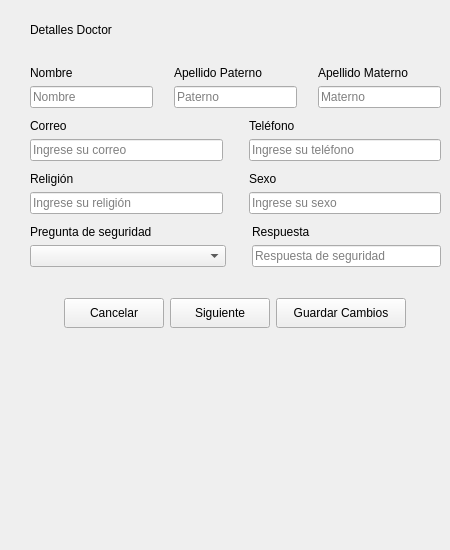
    <widget class="QWidget" name="page_2">
     <widget class="QWidget" name="layoutWidget_2">
      <property name="geometry">
       <rect>
        <x>30</x>
        <y>20</y>
        <width>411</width>
        <height>521</height>
       </rect>
      </property>
      <layout class="QGridLayout" name="gridLayout_3">
       <item row="11" column="0">
        <layout class="QHBoxLayout" name="horizontalLayout_9">
         <item>
          <spacer name="horizontalSpacer_13">
           <property name="orientation">
            <enum>Qt::Horizontal</enum>
           </property>
           <property name="sizeHint" stdset="0">
            <size>
             <width>40</width>
             <height>20</height>
            </size>
           </property>
          </spacer>
         </item>
         <item>
          <widget class="QPushButton" name="btnCancelar_2">
           <property name="minimumSize">
            <size>
             <width>100</width>
             <height>30</height>
            </size>
           </property>
           <property name="text">
            <string>Cancelar</string>
           </property>
          </widget>
         </item>
         <item>
          <widget class="QPushButton" name="btnSiguiente_2">
           <property name="minimumSize">
            <size>
             <width>100</width>
             <height>30</height>
            </size>
           </property>
           <property name="text">
            <string>Siguiente</string>
           </property>
          </widget>
         </item>
         <item>
          <widget class="QPushButton" name="btnGuardarCambios_2">
           <property name="minimumSize">
            <size>
             <width>130</width>
             <height>30</height>
            </size>
           </property>
           <property name="text">
            <string>Guardar Cambios</string>
           </property>
          </widget>
         </item>
         <item>
          <spacer name="horizontalSpacer_14">
           <property name="orientation">
            <enum>Qt::Horizontal</enum>
           </property>
           <property name="sizeHint" stdset="0">
            <size>
             <width>40</width>
             <height>20</height>
            </size>
           </property>
          </spacer>
         </item>
        </layout>
       </item>
       <item row="13" column="0">
        <spacer name="verticalSpacer_10">
         <property name="orientation">
          <enum>Qt::Vertical</enum>
         </property>
         <property name="sizeType">
          <enum>QSizePolicy::Expanding</enum>
         </property>
         <property name="sizeHint" stdset="0">
          <size>
           <width>20</width>
           <height>40</height>
          </size>
         </property>
        </spacer>
       </item>
       <item row="4" column="0">
        <layout class="QHBoxLayout" name="horizontalLayout_8">
         <item>
          <layout class="QVBoxLayout" name="verticalLayout_12">
           <item>
            <widget class="QLabel" name="label_13">
             <property name="sizePolicy">
              <sizepolicy hsizetype="Preferred" vsizetype="Fixed">
               <horstretch>0</horstretch>
               <verstretch>0</verstretch>
              </sizepolicy>
             </property>
             <property name="text">
              <string>Correo</string>
             </property>
            </widget>
           </item>
           <item>
            <widget class="QLineEdit" name="lnCorreo_2">
             <property name="placeholderText">
              <string>Ingrese su correo</string>
             </property>
            </widget>
           </item>
          </layout>
         </item>
         <item>
          <spacer name="horizontalSpacer_12">
           <property name="orientation">
            <enum>Qt::Horizontal</enum>
           </property>
           <property name="sizeType">
            <enum>QSizePolicy::Fixed</enum>
           </property>
           <property name="sizeHint" stdset="0">
            <size>
             <width>20</width>
             <height>20</height>
            </size>
           </property>
          </spacer>
         </item>
         <item>
          <layout class="QVBoxLayout" name="verticalLayout_13">
           <item>
            <widget class="QLabel" name="label_14">
             <property name="sizePolicy">
              <sizepolicy hsizetype="Preferred" vsizetype="Fixed">
               <horstretch>0</horstretch>
               <verstretch>0</verstretch>
              </sizepolicy>
             </property>
             <property name="text">
              <string>Teléfono</string>
             </property>
            </widget>
           </item>
           <item>
            <widget class="QLineEdit" name="lnTel_2">
             <property name="placeholderText">
              <string>Ingrese su teléfono</string>
             </property>
            </widget>
           </item>
          </layout>
         </item>
        </layout>
       </item>
       <item row="8" column="0">
        <layout class="QHBoxLayout" name="horizontalLayout_10">
         <item>
          <layout class="QVBoxLayout" name="verticalLayout_14">
           <item>
            <widget class="QLabel" name="label_15">
             <property name="text">
              <string>Pregunta de seguridad</string>
             </property>
            </widget>
           </item>
           <item>
            <widget class="QComboBox" name="cbPreguntas_2">
             <property name="minimumSize">
              <size>
               <width>196</width>
               <height>0</height>
              </size>
             </property>
             <property name="maximumSize">
              <size>
               <width>200</width>
               <height>16777215</height>
              </size>
             </property>
            </widget>
           </item>
          </layout>
         </item>
         <item>
          <spacer name="horizontalSpacer_17">
           <property name="orientation">
            <enum>Qt::Horizontal</enum>
           </property>
           <property name="sizeType">
            <enum>QSizePolicy::Fixed</enum>
           </property>
           <property name="sizeHint" stdset="0">
            <size>
             <width>20</width>
             <height>20</height>
            </size>
           </property>
          </spacer>
         </item>
         <item>
          <layout class="QVBoxLayout" name="verticalLayout_15">
           <item>
            <widget class="QLabel" name="label_16">
             <property name="sizePolicy">
              <sizepolicy hsizetype="Preferred" vsizetype="Fixed">
               <horstretch>0</horstretch>
               <verstretch>0</verstretch>
              </sizepolicy>
             </property>
             <property name="text">
              <string>Respuesta</string>
             </property>
            </widget>
           </item>
           <item>
            <widget class="QLineEdit" name="lnRespuesta_2">
             <property name="placeholderText">
              <string>Respuesta de seguridad</string>
             </property>
            </widget>
           </item>
          </layout>
         </item>
        </layout>
       </item>
       <item row="2" column="0">
        <layout class="QHBoxLayout" name="horizontalLayout_12">
         <item>
          <layout class="QVBoxLayout" name="verticalLayout_16">
           <item>
            <widget class="QLabel" name="label_18">
             <property name="sizePolicy">
              <sizepolicy hsizetype="Preferred" vsizetype="Fixed">
               <horstretch>0</horstretch>
               <verstretch>0</verstretch>
              </sizepolicy>
             </property>
             <property name="text">
              <string>Nombre</string>
             </property>
            </widget>
           </item>
           <item>
            <widget class="QLineEdit" name="lnNombre_2">
             <property name="placeholderText">
              <string>Nombre</string>
             </property>
            </widget>
           </item>
          </layout>
         </item>
         <item>
          <spacer name="horizontalSpacer_19">
           <property name="orientation">
            <enum>Qt::Horizontal</enum>
           </property>
           <property name="sizeType">
            <enum>QSizePolicy::Fixed</enum>
           </property>
           <property name="sizeHint" stdset="0">
            <size>
             <width>15</width>
             <height>10</height>
            </size>
           </property>
          </spacer>
         </item>
         <item>
          <layout class="QVBoxLayout" name="verticalLayout_17">
           <item>
            <widget class="QLabel" name="label_19">
             <property name="sizePolicy">
              <sizepolicy hsizetype="Preferred" vsizetype="Fixed">
               <horstretch>0</horstretch>
               <verstretch>0</verstretch>
              </sizepolicy>
             </property>
             <property name="text">
              <string>Apellido Paterno</string>
             </property>
            </widget>
           </item>
           <item>
            <widget class="QLineEdit" name="lnPaterno_2">
             <property name="placeholderText">
              <string>Paterno</string>
             </property>
            </widget>
           </item>
          </layout>
         </item>
         <item>
          <spacer name="horizontalSpacer_20">
           <property name="orientation">
            <enum>Qt::Horizontal</enum>
           </property>
           <property name="sizeType">
            <enum>QSizePolicy::Fixed</enum>
           </property>
           <property name="sizeHint" stdset="0">
            <size>
             <width>15</width>
             <height>10</height>
            </size>
           </property>
          </spacer>
         </item>
         <item>
          <layout class="QVBoxLayout" name="verticalLayout_18">
           <item>
            <widget class="QLabel" name="label_20">
             <property name="sizePolicy">
              <sizepolicy hsizetype="Preferred" vsizetype="Fixed">
               <horstretch>0</horstretch>
               <verstretch>0</verstretch>
              </sizepolicy>
             </property>
             <property name="text">
              <string>Apellido Materno</string>
             </property>
            </widget>
           </item>
           <item>
            <widget class="QLineEdit" name="lnMaterno_2">
             <property name="placeholderText">
              <string>Materno</string>
             </property>
            </widget>
           </item>
          </layout>
         </item>
        </layout>
       </item>
       <item row="0" column="0">
        <layout class="QHBoxLayout" name="horizontalLayout_11">
         <item>
          <widget class="QLabel" name="label_17">
           <property name="minimumSize">
            <size>
             <width>0</width>
             <height>20</height>
            </size>
           </property>
           <property name="styleSheet">
            <string notr="true">font: 14pt &quot;MS Shell Dlg 2&quot;;
</string>
           </property>
           <property name="text">
            <string>Detalles Doctor</string>
           </property>
          </widget>
         </item>
         <item>
          <spacer name="horizontalSpacer_18">
           <property name="orientation">
            <enum>Qt::Horizontal</enum>
           </property>
           <property name="sizeHint" stdset="0">
            <size>
             <width>40</width>
             <height>20</height>
            </size>
           </property>
          </spacer>
         </item>
        </layout>
       </item>
       <item row="6" column="0">
        <layout class="QHBoxLayout" name="horizontalLayout_7">
         <item>
          <layout class="QVBoxLayout" name="verticalLayout_9">
           <item>
            <widget class="QLabel" name="label_9">
             <property name="sizePolicy">
              <sizepolicy hsizetype="Preferred" vsizetype="Fixed">
               <horstretch>0</horstretch>
               <verstretch>0</verstretch>
              </sizepolicy>
             </property>
             <property name="text">
              <string>Religión</string>
             </property>
            </widget>
           </item>
           <item>
            <widget class="QLineEdit" name="lnReligion_2">
             <property name="placeholderText">
              <string>Ingrese su religión</string>
             </property>
            </widget>
           </item>
          </layout>
         </item>
         <item>
          <spacer name="horizontalSpacer_11">
           <property name="orientation">
            <enum>Qt::Horizontal</enum>
           </property>
           <property name="sizeType">
            <enum>QSizePolicy::Fixed</enum>
           </property>
           <property name="sizeHint" stdset="0">
            <size>
             <width>20</width>
             <height>20</height>
            </size>
           </property>
          </spacer>
         </item>
         <item>
          <layout class="QVBoxLayout" name="verticalLayout_11">
           <item>
            <widget class="QLabel" name="label_11">
             <property name="sizePolicy">
              <sizepolicy hsizetype="Preferred" vsizetype="Fixed">
               <horstretch>0</horstretch>
               <verstretch>0</verstretch>
              </sizepolicy>
             </property>
             <property name="text">
              <string>Sexo</string>
             </property>
            </widget>
           </item>
           <item>
            <widget class="QLineEdit" name="lnSexo_2">
             <property name="placeholderText">
              <string>Ingrese su sexo</string>
             </property>
            </widget>
           </item>
          </layout>
         </item>
        </layout>
       </item>
       <item row="5" column="0">
        <spacer name="verticalSpacer_11">
         <property name="orientation">
          <enum>Qt::Vertical</enum>
         </property>
         <property name="sizeType">
          <enum>QSizePolicy::Fixed</enum>
         </property>
         <property name="sizeHint" stdset="0">
          <size>
           <width>20</width>
           <height>5</height>
          </size>
         </property>
        </spacer>
       </item>
       <item row="10" column="0">
        <spacer name="verticalSpacer_12">
         <property name="orientation">
          <enum>Qt::Vertical</enum>
         </property>
         <property name="sizeType">
          <enum>QSizePolicy::Fixed</enum>
         </property>
         <property name="sizeHint" stdset="0">
          <size>
           <width>20</width>
           <height>25</height>
          </size>
         </property>
        </spacer>
       </item>
       <item row="7" column="0">
        <spacer name="verticalSpacer_7">
         <property name="orientation">
          <enum>Qt::Vertical</enum>
         </property>
         <property name="sizeType">
          <enum>QSizePolicy::Fixed</enum>
         </property>
         <property name="sizeHint" stdset="0">
          <size>
           <width>20</width>
           <height>5</height>
          </size>
         </property>
        </spacer>
       </item>
       <item row="1" column="0">
        <spacer name="verticalSpacer_9">
         <property name="orientation">
          <enum>Qt::Vertical</enum>
         </property>
         <property name="sizeType">
          <enum>QSizePolicy::Fixed</enum>
         </property>
         <property name="sizeHint" stdset="0">
          <size>
           <width>20</width>
           <height>20</height>
          </size>
         </property>
        </spacer>
       </item>
       <item row="3" column="0">
        <spacer name="verticalSpacer_8">
         <property name="orientation">
          <enum>Qt::Vertical</enum>
         </property>
         <property name="sizeType">
          <enum>QSizePolicy::Fixed</enum>
         </property>
         <property name="sizeHint" stdset="0">
          <size>
           <width>20</width>
           <height>5</height>
          </size>
         </property>
        </spacer>
       </item>
      </layout>
     </widget>
    </widget>
